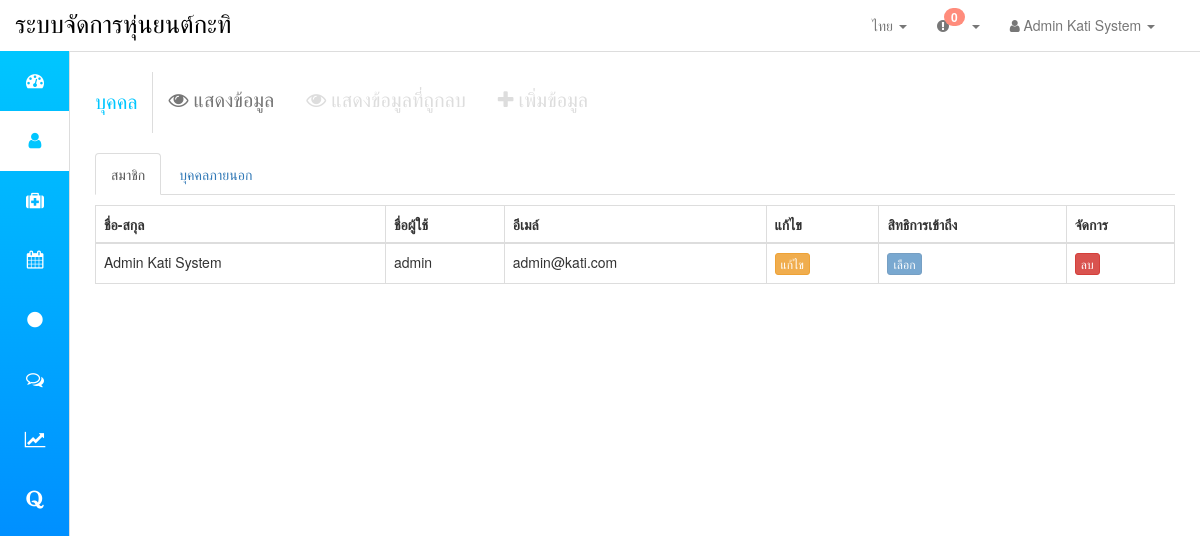
Page /display_person.php (signed in) on the committed database.
### tables this page shows
CREATE TABLE IF NOT EXISTS `member` (
`Member_id` int(11) NOT NULL,
  `Member_firstname` varchar(100) NOT NULL,
  `Member_surname` varchar(100) NOT NULL,
  `username` varchar(12) NOT NULL,
  `password` varchar(12) NOT NULL,
  `Member_email` varchar(100) NOT NULL,
  `Admin_permission` tinyint(1) NOT NULL,
  `Member_visiblestatus` tinyint(1) NOT NULL
);

### lang/th.php (called while the page is built, shortened)
<?php
	$strPerson = "บุคคล";
	$strSubmenudisplayinformation = "แสดงข้อมูล";
	$strSubmenudisplaydeleteinformation = "แสดงข้อมูลที่ถูกลบ";
	$strSubmenuinsertinfomation = "เพิ่มข้อมูล";
	$strPersonmembertab = "สมาชิก";
	$strPersonoutsidertab = "บุคคลภายนอก";
	$strPersonnamelabel = "ชื่อ-สกุล";
	$strPersonusernamelabel = "ชื่อผู้ใช้";
	$strPersonemaillabel = "อีเมล์";
	$strTableedit= "แก้ไข";
	$strTablemanage= "จัดการ";
	$strTableadminpermission= "สิทธิการเข้าถึง";
	$strTableeditbutton = "แก้ไข";
	$strTabledeletebutton = "ลบ";
	$strTablechoosebutton = "เลือก";
?>

### display_person.php (the view, shortened to what this page needs)
<!DOCTYPE html>
<html>
<head>
<link href="bootstrap/css/bootstrap.css" rel="stylesheet"/>
<link rel="stylesheet" href="font-awesome-4.7.0/css/font-awesome.min.css">
<link href="bootstrap/css/custom.css" rel="stylesheet"/>
<link rel="stylesheet" href="DataTables-1.10.15/media/css/dataTables.bootstrap.min.css" />
<link rel="stylesheet" type="text/css" href="sweetalert-master/dist/sweetalert.css">
</head>
<body>
<?php
include("connect.php");
$sql = "SELECT * FROM `member` WHERE Member_visiblestatus = '1'";
$result=$conn->query($sql);
?>
<div id="wrapper">
      <?php include("menu.php"); ?>
     <div id="page-wrapper">
            <div class="container-fluid">
            <div class ="row">
  <div class="col-md-12">
      <ul class="sub_menu">
  <li class="brand"><?php echo $strPerson;?></li>
  <li><a href="#" class="display"><i class="fa fa-eye" aria-hidden="true"></i> <?php echo $strSubmenudisplayinformation;?></a></li>
  <li><a href="display_person_restore.php" class="display_restore"><i class="fa fa-eye" aria-hidden="true"></i> <?php echo $strSubmenudisplaydeleteinformation;?></a></li>
    <li><a href="insert_person_form.php" class="add"><i class="fa fa-plus" aria-hidden="true"></i> <?php echo $strSubmenuinsertinfomation;?></a></li>
</ul>
</div>
</div>
<div class ="row">
  <div class="col-md-12">
<ul class="nav nav-tabs">
  <li class="active"><a data-toggle="tab" href="#member"><?php echo $strPersonmembertab;?></a></li>
  <li><a data-toggle="tab" href="#outsider"><?php echo $strPersonoutsidertab;?></a></li>
</ul>
</div>
</div>
     <div class ="row">
      <div class="col-md-12">
<div class="tab-content">
  <div id="member" class="tab-pane fade in active">
   <table id="member_data" class="table table-bordered">
    <thead>
      <tr>
        <th><?php echo $strPersonnamelabel;?></th>
        <th><?php echo $strPersonusernamelabel;?></th>
          <th><?php echo $strPersonemaillabel;?></th>
            <th><?php echo $strTableedit;?></th>
            <th><?php echo $strTableadminpermission;?></th>
            <th><?php echo $strTablemanage;?></th>
      </tr>
    </thead>
    <tbody>
    <?php while($row=$result->fetch_assoc()){ ?>
      <tr<?php if($row['Admin_permission']=="1"){}
      else{ echo " class='warning'";}?>>
        <td><?php echo $row['Member_firstname']." ".$row['Member_surname'];?></td>
        <td><?php echo $row['username'];?></td>
         <td><?php echo $row['Member_email'];?></td>
<td>
<button type="button" class="btn btn-warning btn-xs" onClick="edit_member(<?= $row['Member_id'] ?>)"><?php echo $strTableeditbutton;?></button>
</td>
<td><button type="button" class="btn btn-primary btn-xs" onClick="change_admin_permission(<?= $row['Member_id'] ?>)" <?php if($row['Admin_permission']=="0"){}
      else{ echo "disabled";}?>><?php echo $strTablechoosebutton;?></button></td>
<td>
<button type="button" class="btn btn-danger btn-xs" onClick="hide_member(<?= $row['Member_id'] ?>)"><?php echo $strTabledeletebutton;?></button>
</td>
      </tr>
     <?php } ?>
    </tbody>
  </table>
  </div>
  </div>
</div>
  </div>
</div>
</div>
</div>
</body>
</html>

### rows in the picture
member: Member_firstname "Admin", Member_surname "Kati System", username "admin", Member_email "admin@kati.com"

### other values in the picture
$strNavbarbrand "ระบบจัดการหุ่นยนต์กะทิ"
$strCurrentlang "ไทย"
$_SESSION['Member_name'] "Admin Kati System"
$strPerson "บุคคล"
$strSubmenudisplayinformation "แสดงข้อมูล"
$strSubmenudisplaydeleteinformation "แสดงข้อมูลที่ถูกลบ"
$strSubmenuinsertinfomation "เพิ่มข้อมูล"
$strPersonmembertab "สมาชิก"
$strPersonoutsidertab "บุคคลภายนอก"
$strPersonnamelabel "ชื่อ-สกุล"
$strPersonusernamelabel "ชื่อผู้ใช้"
$strPersonemaillabel "อีเมล์"
$strTableedit "แก้ไข"
$strTableadminpermission "สิทธิการเข้าถึง"
$strTablemanage "จัดการ"
